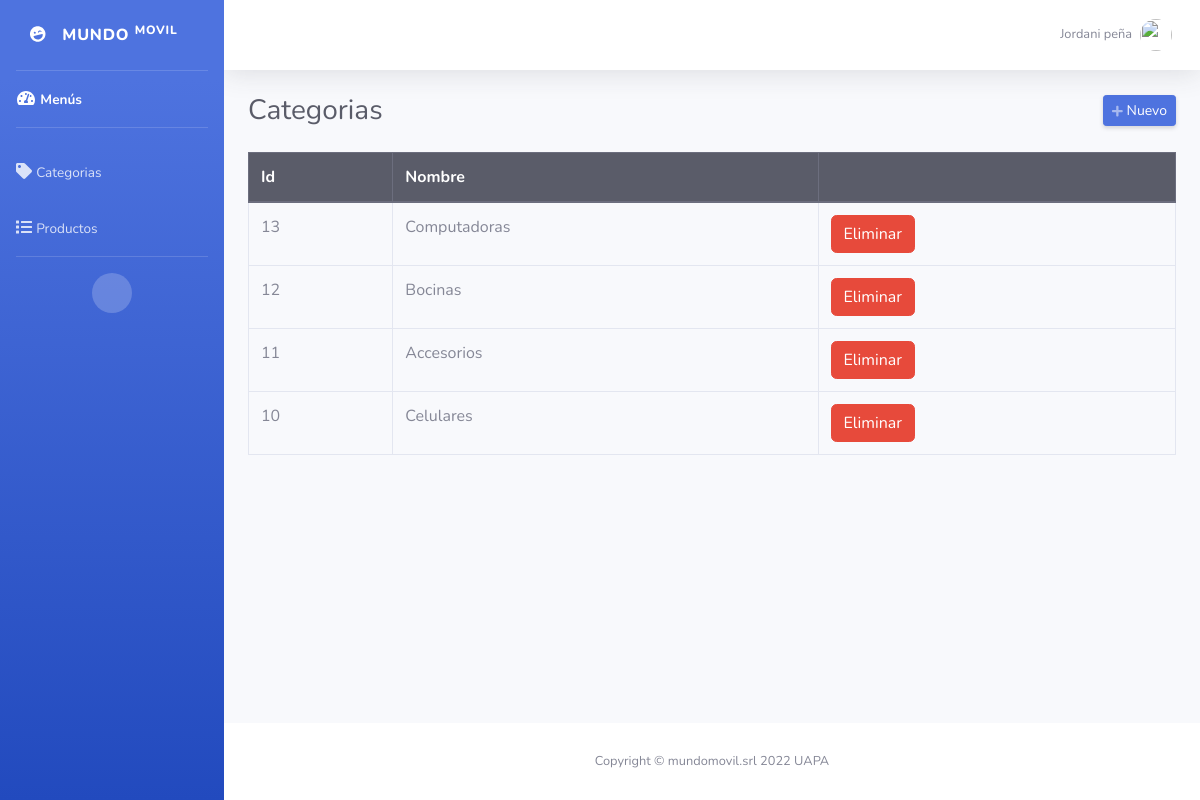
/admin/categorias.php (signed in), run on the app's committed database.
### tables this page shows
CREATE TABLE `categorias` (
  `id` int(11) NOT NULL,
  `categoria` varchar(50) NOT NULL
);

### admin/categorias.php (the view, shortened to what this page needs)
<?php
require_once "../config/conexion.php";
include("includes/header.php");
?>
<div class="d-sm-flex align-items-center justify-content-between mb-4">
    <h1 class="h3 mb-0 text-gray-800">Categorias</h1>
    <a href="#" class="d-none d-sm-inline-block btn btn-sm btn-primary shadow-sm" id="abrirCategoria"><i class="fas fa-plus fa-sm text-white-50"></i> Nuevo</a>
</div>
<div class="row">
    <div class="col-md-12">
        <div class="table-responsive">
            <table class="table table-hover table-bordered" style="width: 100%;">
                <thead class="thead-dark">
                    <tr>
                        <th>Id</th>
                        <th>Nombre</th>
                        <th></th>
                    </tr>
                </thead>
                <tbody>
                    <?php
                    $query = mysqli_query($conexion, "SELECT * FROM categorias ORDER BY id DESC");
                    while ($data = mysqli_fetch_assoc($query)) { ?>
                        <tr>
                            <td><?php echo $data['id']; ?></td>
                            <td><?php echo $data['categoria']; ?></td>
                            <td>
                                <form method="post" action="eliminar.php?accion=cli&id=<?php echo $data['id']; ?>" class="d-inline eliminar">
                                    <button class="btn btn-danger" type="submit">Eliminar</button>
                                </form>
                            </td>
                        </tr>
                    <?php } ?>
                </tbody>
            </table>
        </div>
    </div>
</div>
<?php include("includes/footer.php"); ?>

### data on the page
categorias: id "13", categoria "Computadoras"
categorias: id "12", categoria "Bocinas"
categorias: id "11", categoria "Accesorios"
categorias: id "10", categoria "Celulares"

### other printed values
$_SESSION['nombre'] "Jordani peña"
